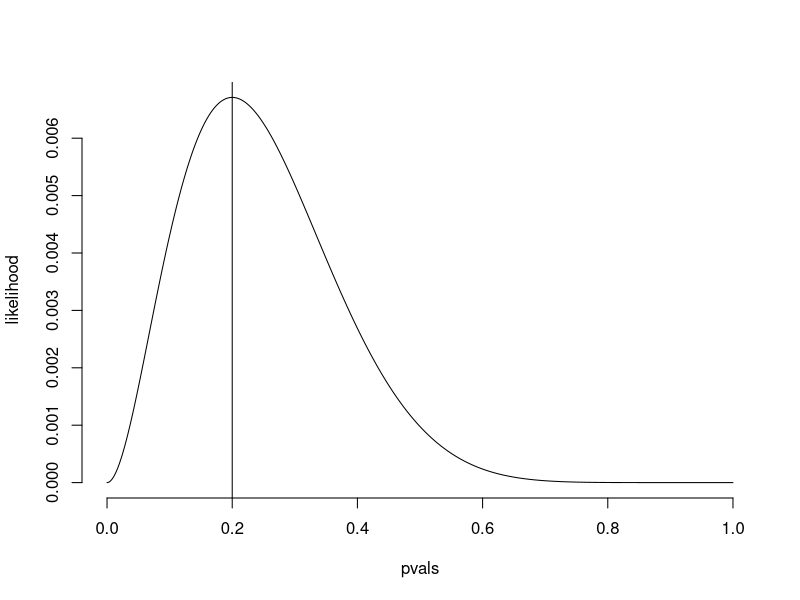
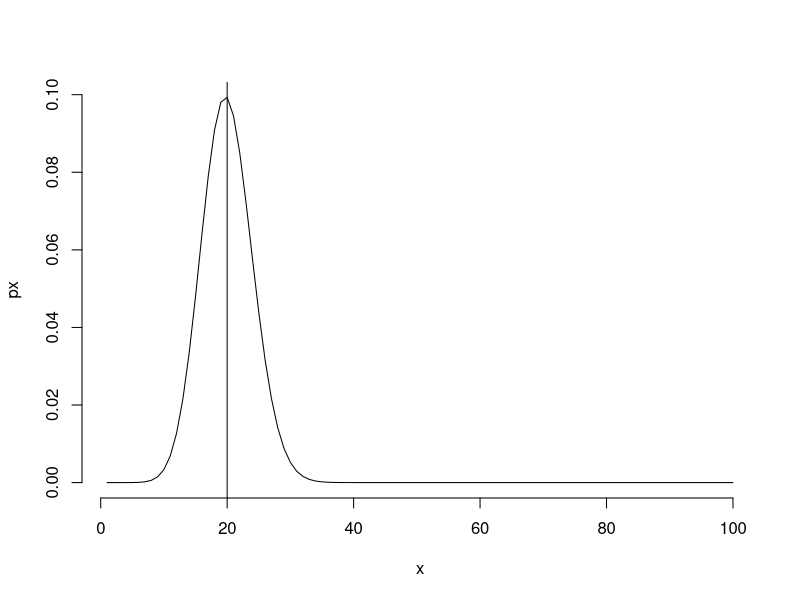
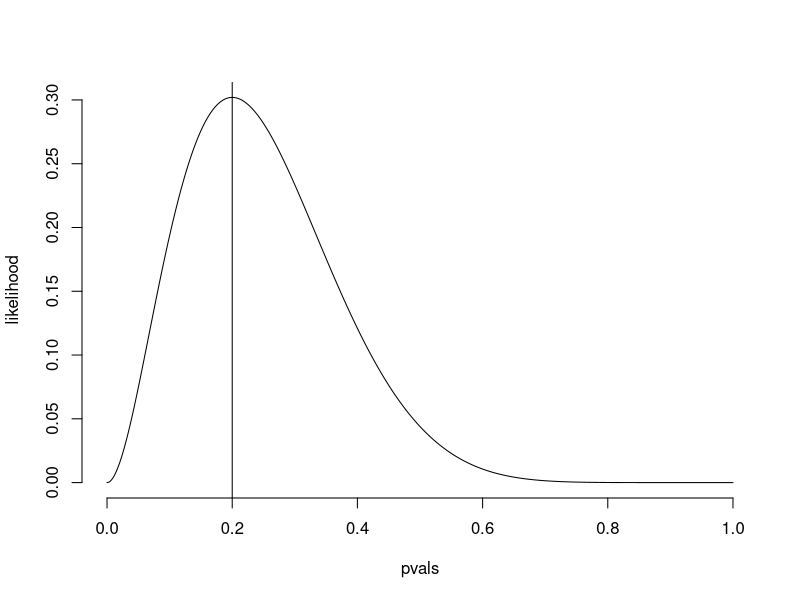
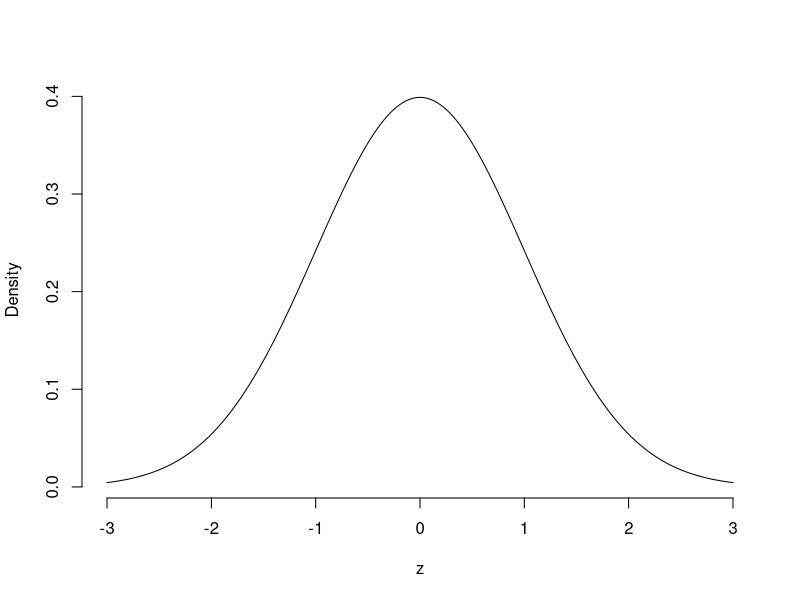
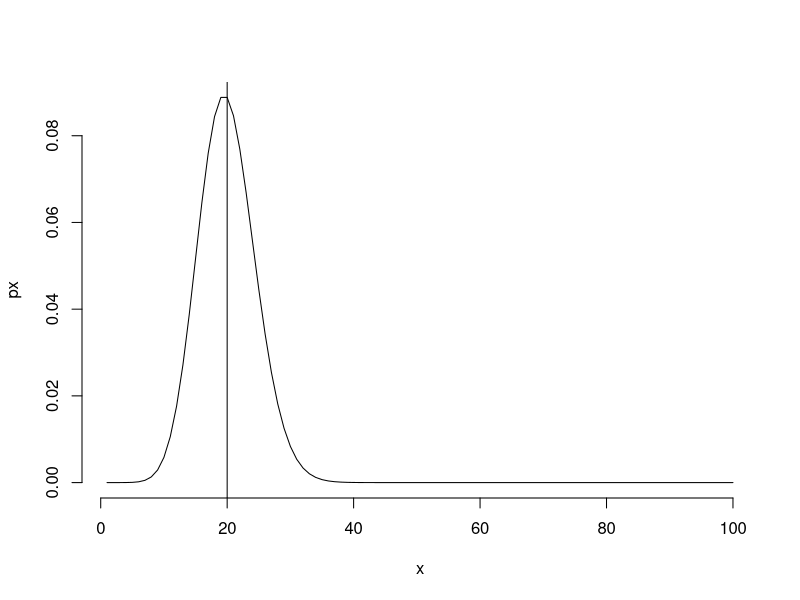
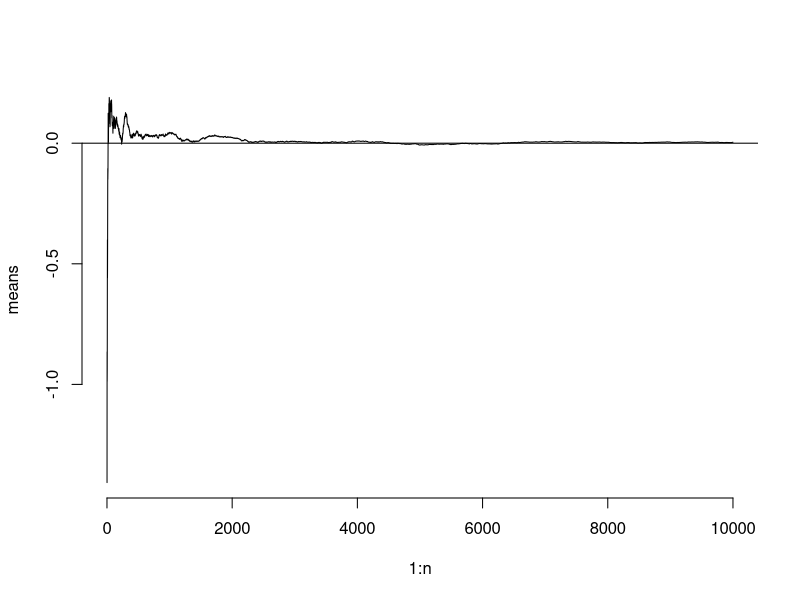
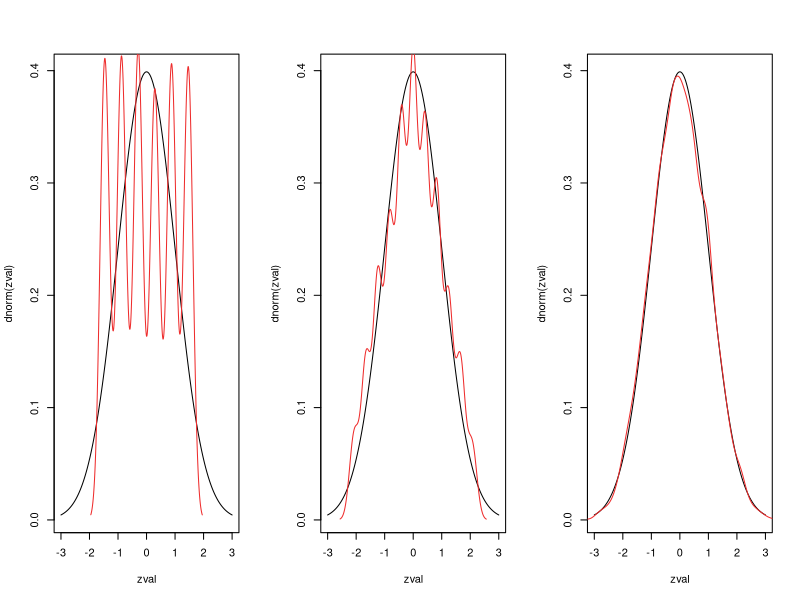
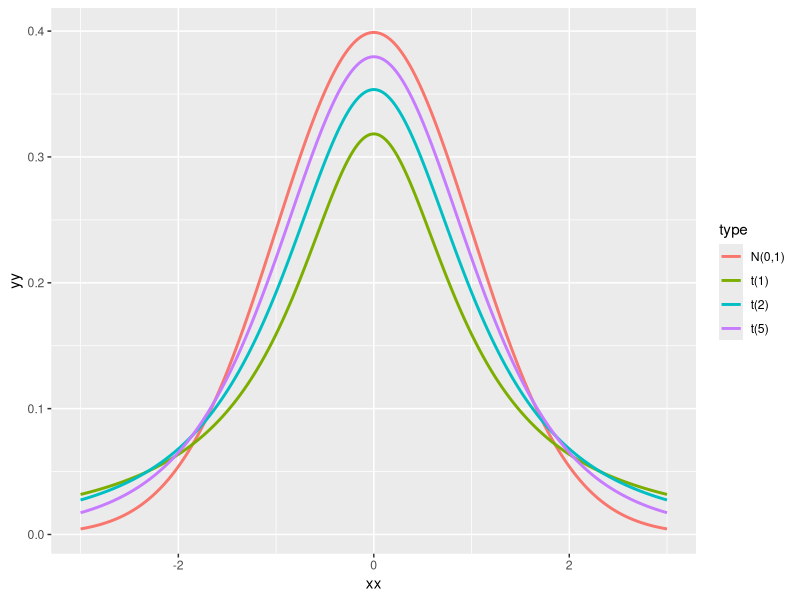

These charts were generated, in order, by the following R code:
## ---- chunk 1
pvals = seq(0, 1, length=1000)  # try all possible p
# the likelihood of observing the exampler sequence under each probability
n = 10; x = 2; 
likelihood = pvals^x*(1-pvals)^(n-x) 
plot(pvals, likelihood, type="l", frame=FALSE)
abline(v=0.2)
## ---- chunk 2
n = 100
x=1:n
p=0.2;
px = choose(n,x) * p^x * (1-p)^(n-x)
plot(x, px, type="l", frame=FALSE)
abline(v=20)
## ---- chunk 3
pvals = seq(0, 1, length=1000)  # try all possible p
n = 10; x = 2; 
# the likelihood of observing 2 successes in 10 trials under each probability
likelihood = choose(n,x) * pvals^x*(1-pvals)^(n-x) 
plot(pvals, likelihood, type="l", frame=FALSE)
abline(v=0.2)
## ---- chunk 4
zval = seq(-3,3,length=1000)
plot(zval, dnorm(zval), type="l", frame=FALSE, xlab="z", ylab="Density")
## ---- chunk 5
n = 100; x=1:n; lambda = 20;
px = (lambda^x * exp(-lambda))/factorial(x)
plot(x, px, type="l", frame=FALSE)
abline(v=20)
## ---- chunk 6
n = 10000
nrn = rnorm(n)  # n normal random variables
means = cumsum(nrn)/(1:n)  # the mean of the first i normal variables
plot(1:n, means, type="l", frame=FALSE)
abline(h=0)  # the average converges to what thery are estimating
## ---- chunk 7
# dices experiment
obs1 = ceiling(runif(5000,min=0,max=6)) 
obs2 = ceiling(runif(5000,min=0,max=6))  
obs3 = ceiling(runif(5000,min=0,max=6))  
obs4 = ceiling(runif(5000,min=0,max=6))  
obs5 = ceiling(runif(5000,min=0,max=6)) 
obs6 = ceiling(runif(5000,min=0,max=6))  
# take only one observation for each die
mean_oneobs = obs1
z_oneobs = (mean_oneobs-3.5)/1.71
# take two observations for each die
mean_twoobs = (obs1 + obs2)/2
z_twoobs = (mean_twoobs-3.5)/1.71*sqrt(2)
# take six observations for each die
mean_sixobs = (obs1 + obs2 +obs3 +obs4 +obs5 +obs6)/6
z_sixobs = (mean_sixobs-3.5)/1.71*sqrt(6)
par(mfrow=c(1,3))
plot(zval, dnorm(zval), type="l")
lines(density(as.numeric(z_oneobs)),col = "firebrick2")
plot(zval, dnorm(zval), type="l")
lines(density(as.numeric(z_twoobs)),col = "firebrick2")
plot(zval, dnorm(zval), type="l")
lines(density(as.numeric(z_sixobs)),col = "firebrick2")
## ---- chunk 8
# library(UsingR)
# data(father.son)
# x<-father.son$fheight
# mean(x)+c(-1,1)*qnorm(0.975)*sd(x)/sqrt(length(x)) #95% confidence interval

# try with binomial distribution
# p(est) + c(-1,1) * qnorm(0.975) * sqrt(p*(1-p)/n)
0.1 +  + c(-1,1) * qnorm(0.975) * sqrt(0.1*(1-0.9)/100)
# a good estimate of the above equation for 95% confidence interval:
# p(est) + c(-1,1) * 1/sqrt(n)
0.1 +  + c(-1,1) * 1/sqrt(100)
# also native:
binom.test(10, 100)$conf.int
## ---- chunk 9
library(ggplot2)
x = seq(-3,3,length=1000)
z = dnorm(x)
t1 = dt(x,1)
t2 = dt(x,2)
t5 = dt(x,5)
df = data.frame(xx=rep(x,4),yy=c(t1,t2,t5,z),
                type=rep(c("t(1)","t(2)","t(5)","N(0,1)"),each=1000))
ggplot(df, aes(x=xx, y=yy, color=type))+geom_line(size=1)

## ---- chunk 10
pvals = seq(0.5,0.98,by=0.01)
df = data.frame(p=rep(pvals,4), type=rep(c("N(0,1)","t(1)","t(2)","t(5)"),each=49),
                quantile=c(qnorm(pvals),qt(pvals,1),qt(pvals,2),qt(pvals,5)))
ggplot(df, aes(x=p, y=quantile, color=type))+geom_line(size=1)+
    geom_vline(xintercept=0.975)+
    geom_hline(yintercept=qt(0.975,1))+
    geom_hline(yintercept=qnorm(0.975))
